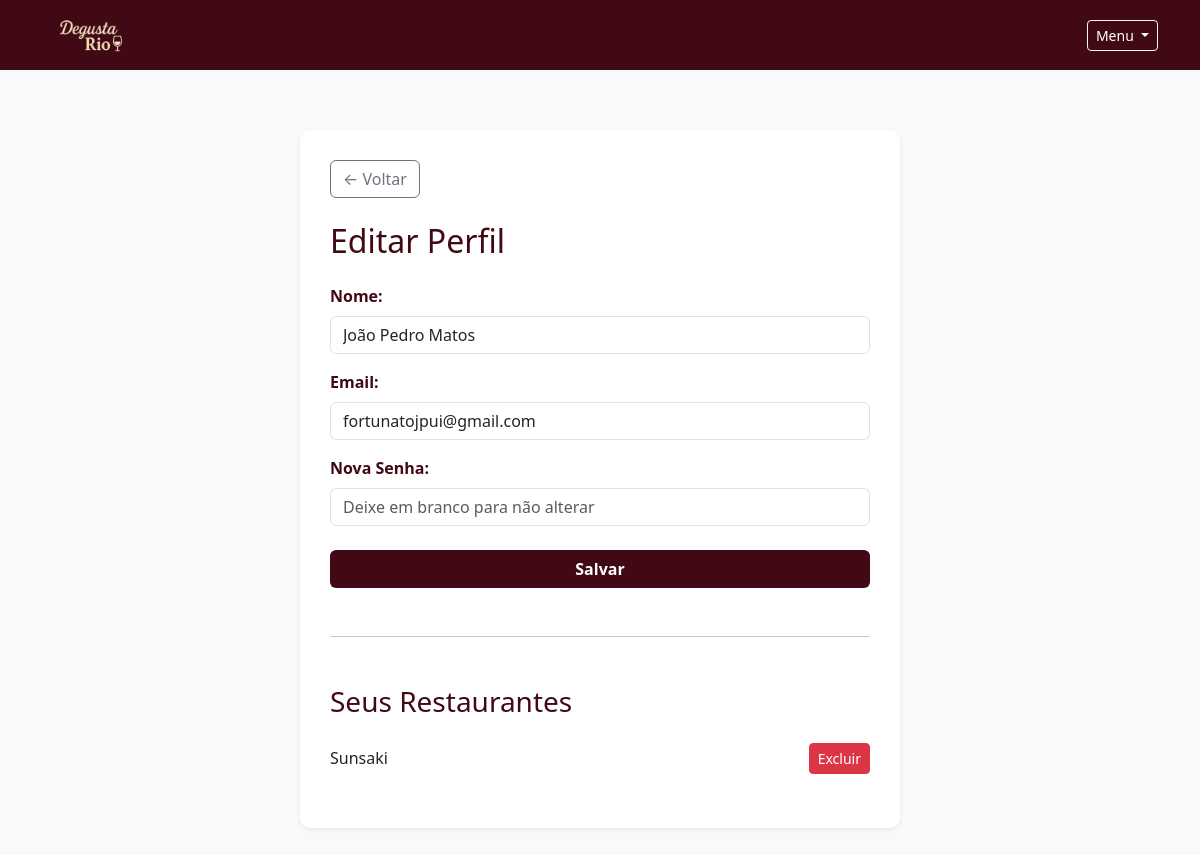
Screenshot of /perfil/ (signed in) with the database file from the repository.
### degusta_rioApp/models.py (models this page shows, shortened)
class Usuario(models.Model):
    id_user = models.AutoField(primary_key=True)
    nome = models.CharField(max_length=100)
    email = models.EmailField(unique=True)
    senha_hash = models.CharField(max_length=255)
    data_nascimento = models.DateField()

class Restaurante(models.Model):
    id_restaurante = models.AutoField(primary_key=True)
    nome = models.CharField(max_length=100)
    endereco = models.CharField(max_length=200, blank=True)
    criado_por = models.ForeignKey(Usuario, on_delete=models.CASCADE)
    criado_em = models.DateTimeField(auto_now_add=True)
    foto = models.ImageField(upload_to='fotos_restaurante/', null=True, blank=True)  # campo para foto
    descricao = models.TextField()
    avaliacao = models.FloatField(null=True, blank=True)
    PRECO_OPCOES = [
        ('$', '$ - Econômico'),
        ('$$', '$$ - Moderado'),
        ('$$$', '$$$ - Caro'),
    ]
    preco = models.CharField(
        max_length=3,
        choices=PRECO_OPCOES,
        default='$$',  # Opção padrão
        verbose_name='Faixa de Preço'
    )
    @property
    def media_avaliacoes(self):
        """Calcula a média entre a avaliação original e as avaliações dos usuários"""
        media_avaliacoes = self.avaliacoes.aggregate(media=Avg('estrelas'))['media'] or 0
        if self.avaliacao and self.avaliacao > 0:
            return (self.avaliacao + media_avaliacoes) / 2
        return media_avaliacoes
    @property
    def total_avaliacoes(self):
        """Retorna o total de avaliações (incluindo comentários)"""
        return self.avaliacoes.count()
    @property
    def avaliacao_usuario(self, user):
        """Retorna a avaliação do usuário atual se existir"""
        if hasattr(self, '_avaliacao_usuario'):
            return self._avaliacao_usuario
        try:
            self._avaliacao_usuario = self.avaliacoes.get(usuario=user.usuario)
        except AvaliacaoRestaurante.DoesNotExist:
            self._avaliacao_usuario = None
        return self._avaliacao_usuario

### degusta_rioApp/views.py (the view, shortened to what this page needs)
# urls.py: path('perfil/', views.perfil, name='perfil'),
def perfil(request):
    usuario = None
    if 'usuario_id' in request.session:
        try:
            usuario = Usuario.objects.get(id_user=request.session['usuario_id'])
        except Usuario.DoesNotExist:
            return redirect('login')
    else:
        return redirect('login')
    restaurantes = Restaurante.objects.filter(criado_por=usuario)
    return render(request, 'perfil.html', {'usuario': usuario, 'restaurantes': restaurantes})

### degusta_rioApp/context_processors.py (called while the page is built)
def usuario_logado(request):
    usuario = None
    if request.session.get('usuario_id'):
        try:
            usuario = Usuario.objects.get(id_user=request.session['usuario_id'])
        except Usuario.DoesNotExist:
            pass
    return {'usuario_logado': usuario}

### degusta_rioApp/templates/perfil.html (shortened to what this page needs)
{% load static %}
<!DOCTYPE html>
<html lang="pt-br">
<head>
  <link href="https://cdn.jsdelivr.net/npm/bootstrap@5.3.0/dist/css/bootstrap.min.css" rel="stylesheet" />
  <link href="https://cdn.jsdelivr.net/npm/bootstrap-icons@1.10.5/font/bootstrap-icons.css" rel="stylesheet">
</head>
<body>
    <nav class="navbar navbar-expand-lg navbar-custom py-0" style="max-height: 70px;">
        <div class="container d-flex justify-content-between align-items-center w-100">
    <a class="navbar-brand" href="{% url 'pagina_restaurantes' %}">
      <img
        src="{% static 'images/logo_degusta.png' %}"
        alt="Degusta Rio"
        height="100"
        style="object-fit: contain;"
      />
    </a>
          {% if usuario_logado %}
          <div class="dropdown">
            <button class="btn btn-outline-light btn-sm dropdown-toggle text-white" type="button" id="menuUsuario" data-bs-toggle="dropdown" aria-expanded="false">
              Menu
            </button>
          </div>
        {% endif %}
        </div>
    </nav>
  <div class="container-perfil shadow-sm">
    <a href="{% url 'pagina_restaurantes' %}" class="btn btn-outline-secondary mb-4">
      &larr; Voltar
    </a>
    <h2 class="mb-4" style="color:#400913;">Editar Perfil</h2>
    <form method="post" novalidate>
      <div class="mb-3">
        <label for="nome" class="form-label">Nome:</label>
        <input type="text" id="nome" name="nome" value="{{ usuario.nome }}" class="form-control" required />
      </div>
      <div class="mb-3">
        <label for="email" class="form-label">Email:</label>
        <input type="email" id="email" name="email" value="{{ usuario.email }}" class="form-control" required />
      </div>
      <div class="mb-4">
        <label for="senha" class="form-label">Nova Senha:</label>
        <input type="password" id="senha" name="senha" placeholder="Deixe em branco para não alterar" class="form-control" />
      </div>
      <button type="submit" class="btn btn-salvar w-100">Salvar</button>
    </form>
    <hr class="my-5" />
    <h3 style="color:#400913;">Seus Restaurantes</h3>
    <ul class="restaurantes-list list-unstyled mt-3">
      {% for r in restaurantes %}
        <li>
          <span>{{ r.nome }}</span>
          <form method="post" action="{% url 'deletar_restaurante' r.id_restaurante %}" class="m-0 p-0">
            <button type="submit" class="btn btn-sm btn-danger">Excluir</button>
          </form>
        </li>
      {% empty %}
        <li>Você não cadastrou restaurantes ainda.</li>
      {% endfor %}
    </ul>
  </div>
</body>
</html>

### degusta_rioApp/templates/perfil.html (style rules this page uses)
body { background-color: #f8f9fa; }
.navbar { background-color: #400913; }
.container-perfil { max-width: 600px; margin: 60px auto 40px; padding: 30px; background-color: white; border-radius: 10px; box-shadow: 0 4px 15px rgb(0 0 0 / 0.1); }
label { font-weight: 600; color: #400913; }
.btn-salvar { background-color: #400913; color: white; font-weight: 600; }
.restaurantes-list li { display: flex; justify-content: space-between; align-items: center; padding: 0.5rem 0; border-bottom: 1px solid #ddd; }
.restaurantes-list li:last-child { border-bottom: none; }

### rows the page displays
Usuario: nome "João Pedro Matos", email "fortunatojpui@gmail.com"
Restaurante: nome "Sunsaki"
